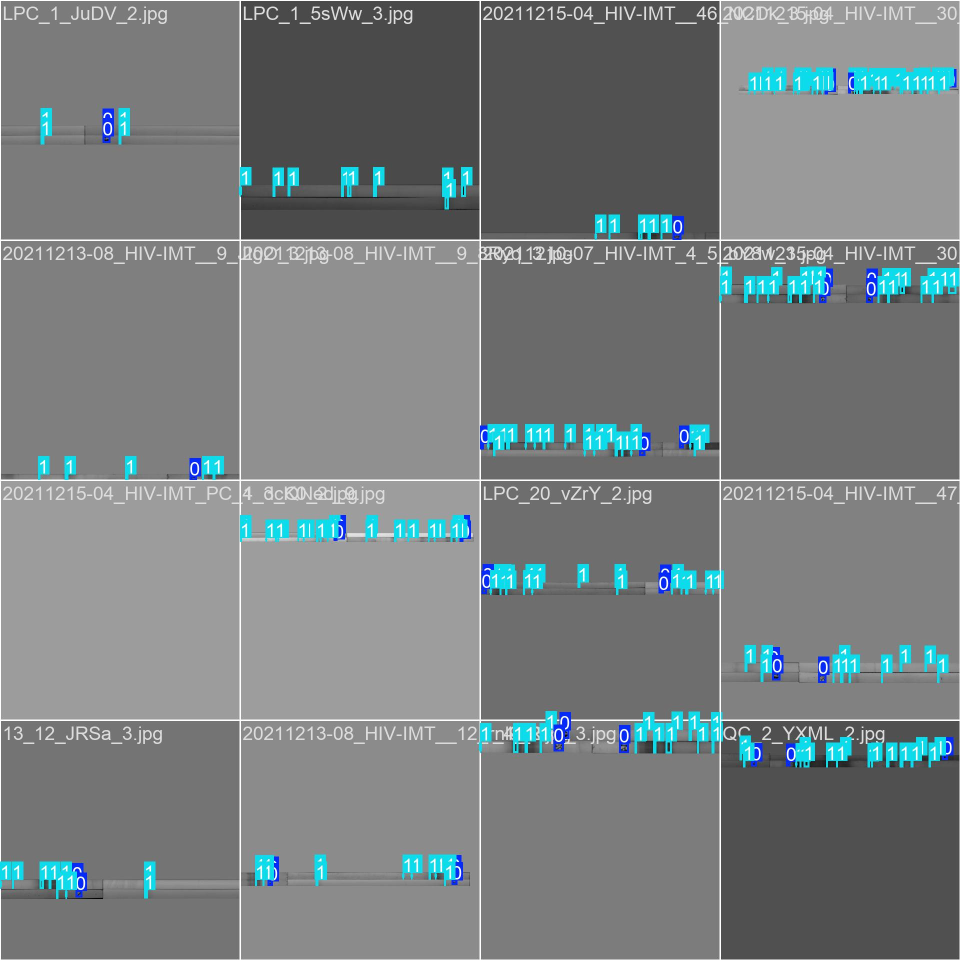
#> input picture code/data_train/runs/detect/train4/train_batch0.jpg, 1920 x 1920 px (shown at 1/2 size); its folder holds only this picture in this run
$ python -i utils.py   (imports and definitions only)
#> lines starting #> are read from the running program, lines starting #| are printed output that depends on the picture; after the words box and inside, x2 and y2 are one past the last pixel; in counts of white or black regions, pixels touching at a corner belong together
import io
import os
import sys

import cv2 as cv
import matplotlib.pyplot as plt
import numpy as np
from PIL import Image
import cv2

PURE_BAND_TYPE = ['mp', 'imt', 'graystrip']
GRAY_STRIP_JUDGE_DIRECTION_METHOD = ['grayblock', 'number']
CUT_TYPE = ['cut1', 'cut2', 'cut3', 'cut4']
ALL_PATHS = {}
CONFIG = {}


# [6 lines left out: function base_path, not called in this run]


# 灰度图片转二值化
# 局部阈值法,大津法
def binary_local_picture(image, threshold_value):
    binary = cv2.adaptiveThreshold(image, 255, cv2.ADAPTIVE_THRESH_MEAN_C, cv2.THRESH_BINARY, threshold_value, 0.1)
    return binary


# 全局阈值
def binary_global_picture(image, threshold_value):
    if isinstance(threshold_value, int):
        _, binary = cv2.threshold(image, threshold_value, 255, cv2.THRESH_BINARY)
    else:
        _, binary = cv2.threshold(image, 0, 255, cv2.THRESH_BINARY | cv2.THRESH_OTSU)
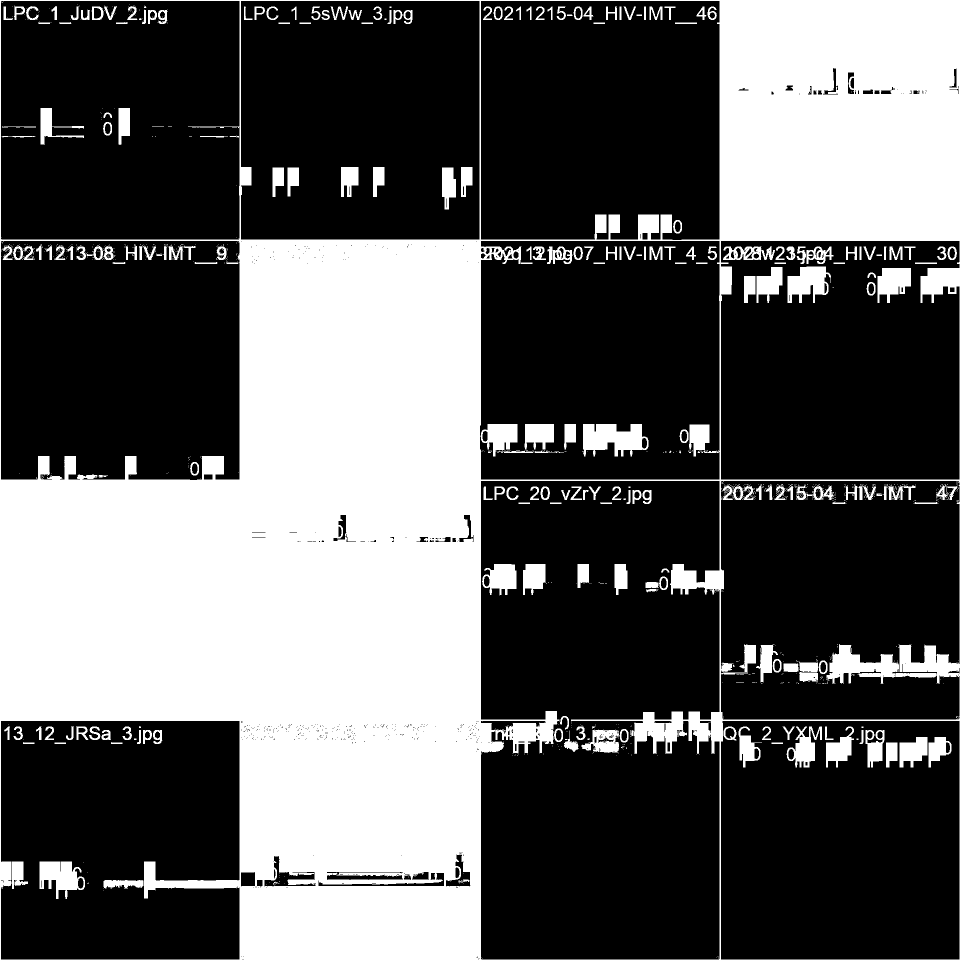
#> binary: shape (1920, 1920) (shown at 1/2 size); 36.2% white; 1139 white regions (910 under 20 px), largest, box (x1, y1, x2, y2) and area: (0, 0, 1920, 1920) 1225622, (1166, 848, 1297, 913) 5912, (1575, 533, 1662, 606) 4101
    return binary


# 写图片
def write_picture(img, path_to_write):
    cv2.imencode('.png', img)[1].tofile(path_to_write)


# [91 lines left out: functions count_x_black, show_picture, show_multi_picture, get_imt_baseline_begin_position, get_overlapping_area_coverage_rate, set_imt_tip, not called in this run]


# 膨胀操作
def dilate_picture(image, kernel_size, iterations):
#> called with kernel_size = 3, iterations = 2
    kernel = cv2.getStructuringElement(cv2.MORPH_RECT, (kernel_size, kernel_size))
    return cv2.dilate(image, kernel, iterations)
#> returned value: shape (1920, 1920); 5.9% white; 309 white regions (1 under 20 px), largest, box (x1, y1, x2, y2) and area: (0, 0, 1920, 1920) 106860, (0, 1440, 526, 1920) 9496, (635, 1742, 889, 1773) 4406


# 开操作
def open_picture(img, kernel_size):
    kernel = cv2.getStructuringElement(cv2.MORPH_RECT, (kernel_size, kernel_size))
    return cv2.morphologyEx(img, cv2.MORPH_OPEN, kernel)


# 关操作
def close_picture(img, kernel_size):
    kernel = cv2.getStructuringElement(cv2.MORPH_RECT, (kernel_size, kernel_size))
    return cv2.morphologyEx(img, cv2.MORPH_CLOSE, kernel)


def crop_effective_part_picture(img_binary, img):
    """
    第二次裁剪将无效部分去除掉
    第一个参数是二值化图
    第二个参数是需要裁剪的图片
    :return:
    """
    if img is None or (not isinstance(img, np.ndarray)) or len(img.shape) < 2 or img.shape[0] == 0 or img.shape[1] == 0:
        return img_binary, img
    loc = np.where(img_binary > 0)
    lx = []
    ly = []
    bx = sx = sy = by = 0
    for pt in zip(*loc[::-1]):
        lx.append(pt[1])
        ly.append(pt[2])
    if len(lx) != 0:
        sx = min(lx)
        bx = max(lx)
    if len(ly) != 0:
        sy = min(ly)
        by = max(ly)
    return img_binary[sy:by, sx:bx], img[sy:by, sx:bx]


# [108 lines left out: functions crop_effective_part_picture_gray_y, crop_effective_part_picture_y, get_sv_image, count_y_black_from_corn, flip_180, get_y_average_gray, not called in this run]


blot_check_x_y = [450, 1300]


# [48 lines left out: functions get_blot_limit, save_average_gray_image, not called in this run]


def rotate_picture(img, img_binary):
    """
    将图片旋转到水平位置
    :param img_binary:
    :param img: 要旋转的图片
    :param hive_type: 条带类型
    :return: 旋转后端的图片
    """
    image_result = img.copy()
    # 边缘检测
    # cv2.imshow("0", cv2.resize(img_binary, (1920, 240)))
    edges = cv2.Canny(img_binary, 30, 60, apertureSize=3)
    # cv2.imshow("1", cv2.resize(edges, (1920, 240)))
    # cv2.waitKey(0)
    # cv2.destroyAllWindows()
    # 膨胀操作,强化边缘检测的效果，同时将断掉的线连接起来
    edges = dilate_picture(edges, 3, 2)
    # cv2.imshow("2", cv2.resize(edges, (1920, 240)))
    # cv2.waitKey(0)
    # cv2.destroyAllWindows()

    # 直线检测
    lines = cv2.HoughLinesP(edges, 1, np.pi / 180.0, 200, 500, 100, 200)
#> lines = 294 rows, first 6: [961, 1919, 961, 1], [960, 1914, 960, 2], [1438, 1919, 1438, 0], [1437, 1919, 1437, 0], [1919, 1919, 1919, 481], [954, 1917, 1918, 1917]
    edges_vis = np.zeros_like(img)
    # print(lines)
    # print(len(lines))
    # exit()
    for x in lines:
        x1, y1, x2, y2 = x[0]
        edges_vis = cv2.line(edges_vis, (x1, y1), (x2, y2), (255, 255, 255), 2)
#> this loop made 294 passes
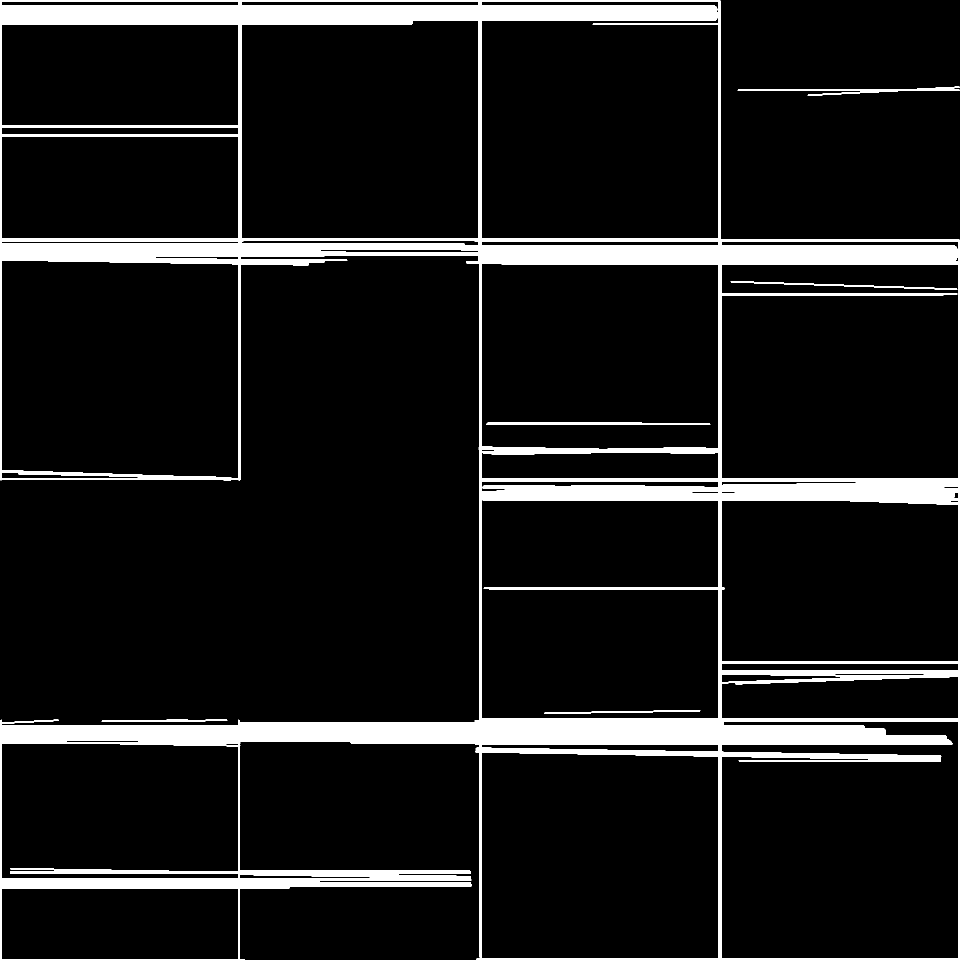
#> edges_vis: shape (1920, 1920) (shown at 1/2 size); 10.3% white; 6 white regions, box (x1, y1, x2, y2) and area: (0, 0, 1920, 1920) 371316, (972, 845, 1421, 850) 2097, (1475, 173, 1920, 192) 2072, (1461, 562, 1915, 580) 1358, (1088, 1420, 1401, 1428) 931, (203, 1439, 455, 1444) 838
    # [5 lines of commented-out code are left out]
    i = 1
    # 对通过霍夫变换得到的数据进行遍历
    results = []
    # a = np.zeros_like(img_binary)
    horizontal_line_point = []
    if lines is None:
        return binary_global_picture(image_result, None), image_result
    for line in lines:
        x1, y1, x2, y2 = line[0]  # 两点确定一条直线，这里就是通过遍历得到的两个点的数据 （x1,y1）(x2,y2)
        if pow(pow(x1 - x2, 2) + pow(y1 - y2, 2), 0.5) < 350:
            continue
        # cv2.line(a, (x1, y1), (x2, y2), (255, 255, 255), 2)  # 在原图上画线
        # 转换为浮点数，计算斜率
        x1 = float(x1)
        x2 = float(x2)
        y1 = float(y1)
        y2 = float(y2)
        # print("x1=%s,x2=%s,y1=%s,y2=%s" % (x1, x2, y1, y2))
        if x2 - x1 == 0:
            # print("直线是竖直的")
            result = 90
        elif y2 - y1 == 0:
            # print("直线是水平的")
            result = 0
            horizontal_line_point.append((x1, x2, y1, y2))
        else:
            # 计算斜率
            k = -(y2 - y1) / (x2 - x1)
            # 求反正切，再将得到的弧度转换为度
            result = np.arctan(k) * 57.29577
            # print("直线倾斜角度为：" + str(result) + "度")
        results.append(result)
        i = i + 1
#> this loop made 294 passes
#> (x1, y1, x2, y2, result) on passes 1 to 8: (961, 1919, 961, 1, 90), (960, 1914, 960, 2, 90), (1438, 1919, 1438, 0, 90), (1437, 1919, 1437, 0, 90), (1919, 1919, 1919, 481, 90), (954, 1917, 1918, 1917, 0), (962, 1919, 962, 0, 90), (477, 1919, 477, 1440, 90)
    # 因为各种条带的图像质量不一样，有的条带质量很高，容易矫正，有的条带质量很差，经常出现直线检测的时候，直线断联、直线很短、检测到的上下直线斜率不一的情况
    # 以下是经验代码，可以参考学习，但不作为重点要求

    # 只有水平线超过3跟的才可以使用这种方式求斜率
    # 对水平线进行分组，所有y轴相差不到3的都分为一组
    result1 = 0
    result2 = 0
    if len(horizontal_line_point) > 3:
        horizontal_line_point.sort(key=lambda x: x[2])
        horizontal_line_point_group = []
        temp = [horizontal_line_point[0]]
        for index in range(1, len(horizontal_line_point)):
            if abs(horizontal_line_point[index][2] - horizontal_line_point[index - 1][2]) > 3:
                horizontal_line_point_group.append(temp)
                temp = []
            temp.append(horizontal_line_point[index])
        if len(temp) > 0:
            horizontal_line_point_group.append(temp)
        # 将线的条数最多的两组取出来做为上下线
        if len(horizontal_line_point_group) > 1:
            horizontal_line_point_group.sort(key=lambda x: len(x), reverse=True)
            # 求上下两根线的斜率
            # 最左端
            left_point_1 = min(horizontal_line_point_group[0], key=lambda x: min(x[0], x[1]))
            left_point_2 = min(horizontal_line_point_group[1], key=lambda x: min(x[0], x[1]))
            # 最右端
            right_point_1 = max(horizontal_line_point_group[0], key=lambda x: max(x[0], x[1]))
            right_point_2 = max(horizontal_line_point_group[1], key=lambda x: max(x[0], x[1]))
            k1 = -(right_point_1[2] - left_point_1[2]) / (
                    max(right_point_1[0], right_point_1[1]) - min(left_point_1[0], left_point_1[1]))
            k2 = -(right_point_2[2] - left_point_2[2]) / (
                    max(right_point_2[0], right_point_2[1]) - min(left_point_2[0], left_point_2[1]))
            result1 = np.arctan(k1) * 57.29577
            result2 = np.arctan(k2) * 57.29577

    results = sorted(results)
    angle = 0
    if len(results) > 2:
        # 中间取一个，两头分别取两个
        angle += results[0] + results[1] + results[len(results) // 2] + results[-1] + results[-2]
        angle /= 5
    elif len(results) == 2:
        angle = results[0] + results[1]
        angle / 2
    else:
        angle = 0 if len(results) == 0 else results[0]

    if abs(angle) < abs(result1 + result2) / 2:
        coefficient = 1.4
    else:
        coefficient = 1.4
    if len(horizontal_line_point) <= 3:
        coefficient = 1.0
    if not (angle < 0 and result1 == 0 and result2 == 0):
        temp_angle = (0 if angle == 0 else 1) + (0 if result1 == 0 else 1) + (0 if result2 == 0 else 1)
        angle = (angle * coefficient + result1 + result2) / (1 if temp_angle == 0 else temp_angle)

    # 通过斜率对图片进行矫正
    M = cv2.getRotationMatrix2D((image_result.shape[1] // 2, image_result.shape[0] // 2), -angle * 1.1, 1.0)
    rotated = cv2.warpAffine(image_result, M, (image_result.shape[1], image_result.shape[0]))
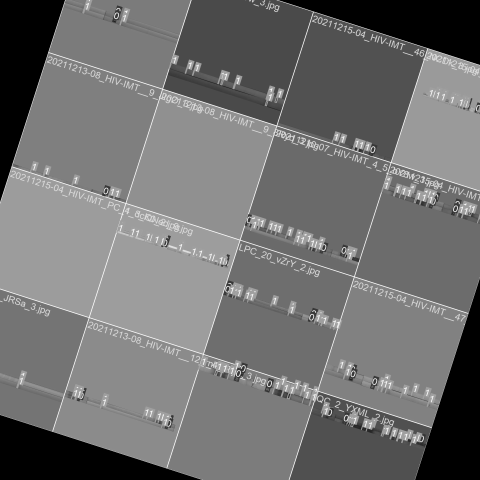
#> rotated: shape (1920, 1920) (shown at 1/4 size); min 0, max 255, mean 111.1
    # [4 lines of commented-out code are left out]
    return binary_global_picture(rotated, None), rotated


def handle_rotate_picture1(image_rotate):
    # cv2.imshow("0", cv2.resize(image_rotate, (1920, 240)))
    image_global_binary = binary_global_picture(image_rotate, None).reshape(*image_rotate.shape, 1)
    # cv2.imshow("1", cv2.resize(image_global_binary, (1920, 240)))
    # cv2.waitKey(0)
    # cv2.destroyAllWindows()
    # 多次矫正
    image_rotate_global_binary, image_rotate = rotate_picture(image_rotate, image_global_binary)
    # cv2.imshow("1", cv2.resize(image_rotate_global_binary, (1920, 240)))
    # cv2.waitKey(0)
    # cv2.destroyAllWindows()
    image_rotate_global_binary_open = open_picture(image_rotate_global_binary, 15).reshape(
        *image_rotate.shape, 1)
#> in open_picture, `return cv2.morphologyEx(img, cv2.MORPH_OPEN, kernel)`:
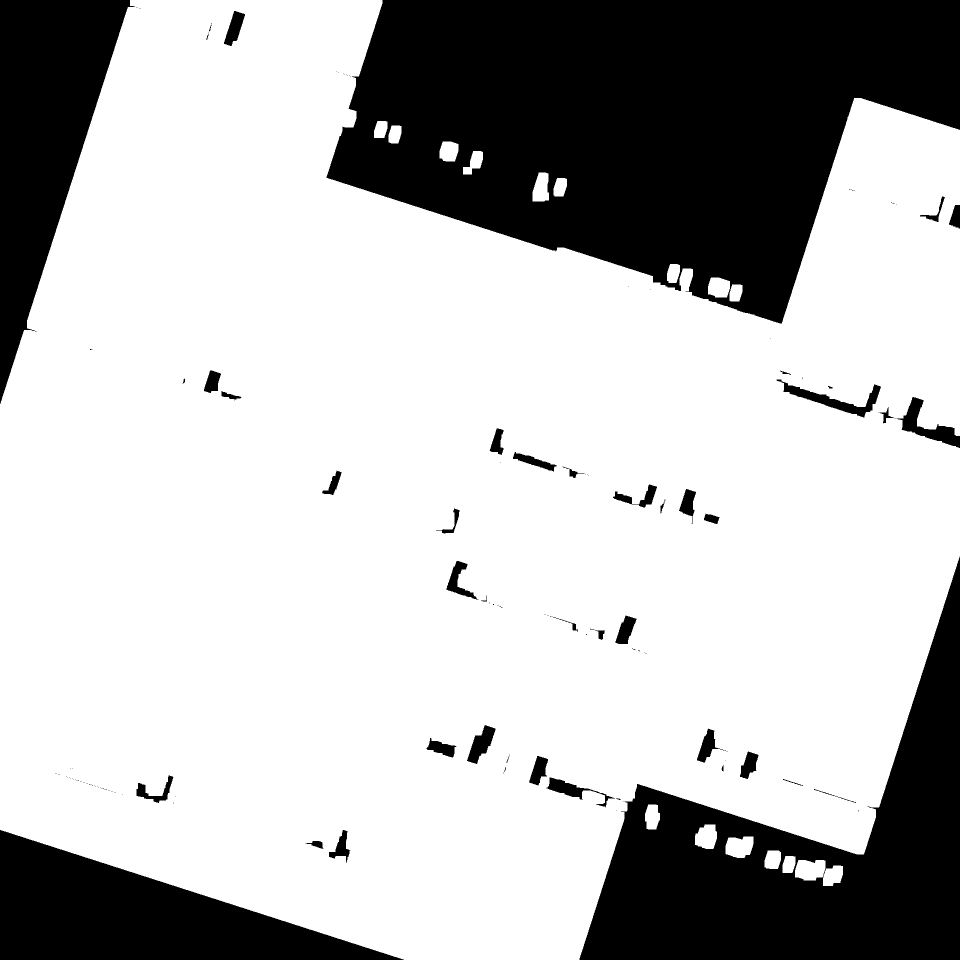
#> returned value: shape (1920, 1920) (shown at 1/2 size); 72.5% white; 147 black regions (104 under 20 px), largest, box (x1, y1, x2, y2) and area: (653, 0, 1920, 648) 531826, (1159, 1113, 1920, 1920) 235485, (0, 0, 270, 808) 105435
    # cv2.imshow("2", cv2.resize(image_rotate_global_binary_open, (1920, 240)))
    # cv2.waitKey(0)
    # cv2.destroyAllWindows()

    image_rotate_global_binary_crop, image_rotate_crop = crop_effective_part_picture(
        image_rotate_global_binary_open, image_rotate)
#> the loop in crop_effective_part_picture, `for pt in zip(*loc[::-1]):` made 2674375 passes
#> pt on passes 1 to 3: (0, 260, 0), (0, 261, 0), (0, 262, 0)
#> image_rotate_global_binary_crop: shape (1919, 1919, 1); 72.6% white; 147 black regions (104 under 20 px), largest, box (x1, y1, x2, y2) and area: (653, 0, 1919, 648) 531566, (1159, 1116, 1919, 1919) 233918, (0, 0, 270, 808) 105435
    # cv2.imshow("3", cv2.resize(image_rotate_crop, (1920, 240)))
    # cv2.waitKey(0)
    # cv2.destroyAllWindows()

    return image_rotate_crop, image_rotate_global_binary_crop


# [449 lines left out: functions handle_rotate_picture, binary_global_picture_picture_1, crop_rotate_image, object_detection_predict, get_object_detection_result, get_object_seg_result and 8 more, not called in this run]

        # p55_right =

JUDGMENT_POINT = ['Baseline', 'gp160', 'gp120', 'p66', 'p51/p55', 'gp41', 'p31', 'p24', 'p17', 'Control', 'HIV-2']
POINT_NUMS = 11
POINT_RANGE = {
    'Baseline': [0, 20, 15],
    'gp160': [20, 160, 25],  # 这个区域中最暗的
    'gp120': [100, 280, 70],  # 从右往左最暗的
    'p66': [320, 445, 40],
    'p51/p55': [450, 550, 35],
    'gp41': [580, 660, 50],
    'p31': [780, 890, 25],
    'p24': [990, 1100, 25],
    'p17': [1200, 1360, 30],
    'Control': [1400, 1580, 25],
    'HIV-2': [1580, 1800, 30]
}

# [61 lines left out: function get_imt_tip_and_distance, not called in this run]

>>> import cv2
>>> picture = cv2.imread('../data_train/runs/detect/train4/train_batch0.jpg', cv2.IMREAD_GRAYSCALE)
>>> result = handle_rotate_picture1(picture)
